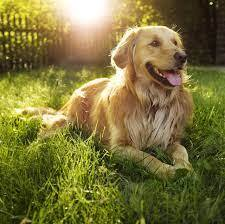
#> input picture Photos/dog.jpeg, 225 x 224 px, found by its file name
$ python contours.py
#> lines starting #> are read from the running program, lines starting #| are printed output that depends on the picture
import cv2 as cv
import numpy as np

img = cv.imread('Photos/Dog.jpeg')
#> img is the input picture: shape (224, 225, 3); mean B, G, R 58.5, 114.8, 122.6
cv.imshow('Cats', img)

blank = np.zeros(img.shape, dtype='uint8')
cv.imshow('Blank', blank)

gray = cv.cvtColor(img, cv.COLOR_BGR2GRAY)
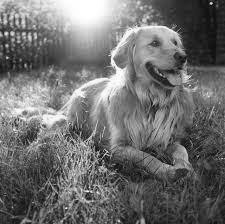
#> gray: shape (224, 225); min 3, max 255, mean 110.7
cv.imshow('Gray', gray)

blur = cv.GaussianBlur(gray, (5,5), cv.BORDER_DEFAULT)
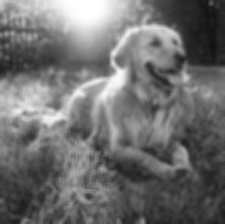
#> blur: shape (224, 225); min 17, max 255, mean 110.7
cv.imshow('Blur', blur)

canny = cv.Canny(blur, 125, 175)
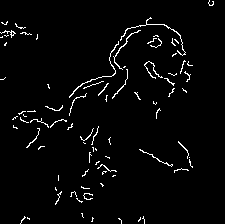
#> canny: shape (224, 225); 2.9% white in thin lines or dots
cv.imshow('Canny Edges', canny)

$ run again, with Photos/cat.jpeg copied over Photos/dog.jpeg
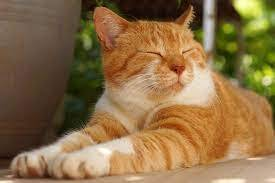
#> input picture Photos/cat.jpeg, 275 x 183 px, found by its file name
#> img is the input picture: shape (183, 275, 3); mean B, G, R 69.7, 110.1, 139.4
#> `blur = cv.GaussianBlur(gray, (5,5), cv.BORDER_DEFAULT)`:
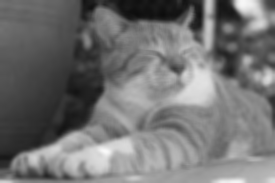
#> blur: shape (183, 275); min 12, max 249, mean 114.3
#> `canny = cv.Canny(blur, 125, 175)`:
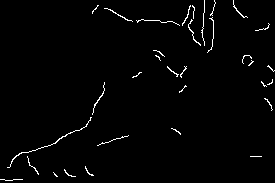
#> canny: shape (183, 275); 1.7% white in thin lines or dots
